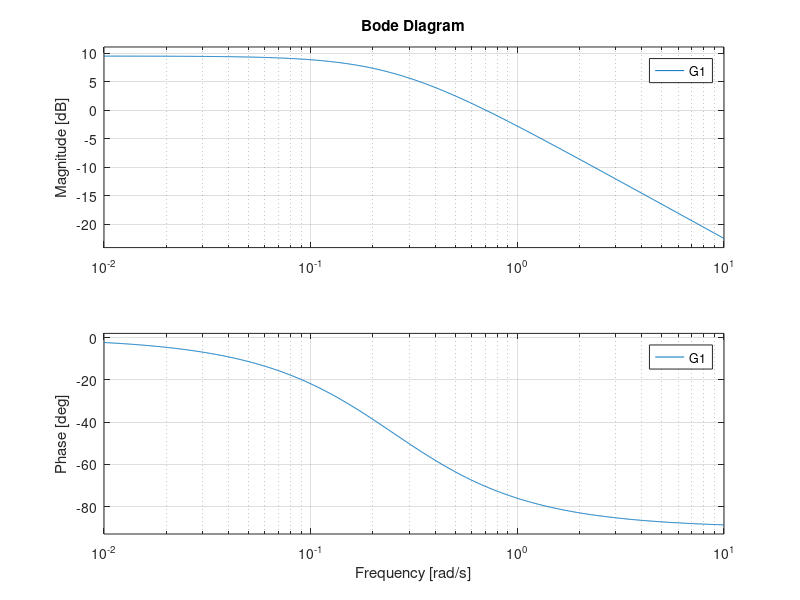
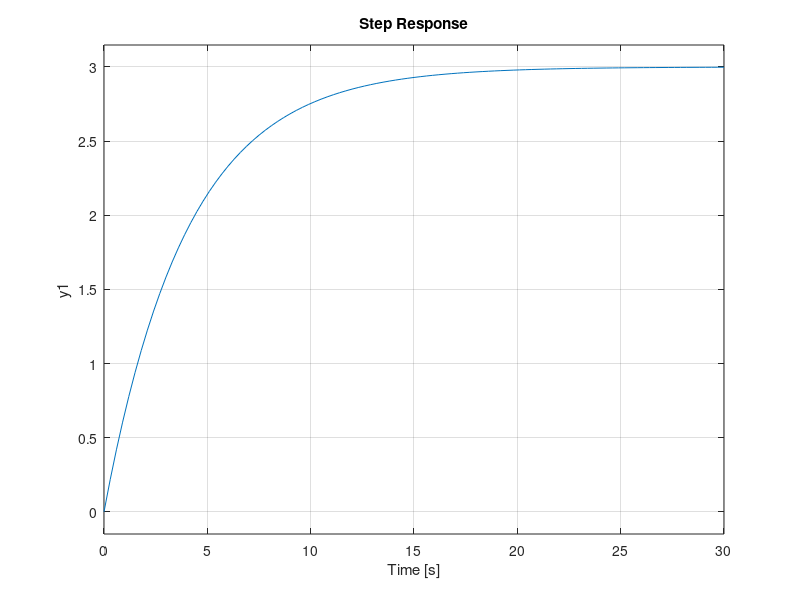

The MATLAB script that drew these images, in order: (Note: this script raises an error after producing the figures.)
clear; clf; clc;

s = tf('s');    % Definition of the s variable

% Paramenters
kg1 = 3;
Tg1 = 10;

kg2 = 5;
Tg2 = 0.4;
dg2 = 0.5;



leg_array = [];         % Array definition for the legend

for i = 1:8             % Cicle to plot the graph with different T value
    Ti = Tg1-9+3*i;     % Modify the T value
    G1 = kg1/(1+Ti*s);  % Definition of the Transfer function with the new parameters

    figure(1);          
    bode(G1);           % Plot in Figure(1) the bode diagram
    hold on;            % Maintains the previous graphs in the plot

    figure(2);
    step(G1);           % Plot in Figure(2) the step response diagram
    hold on             % Maintains the previous graphs in the plot

    leg_array = [leg_array;"k="+kg1+" T="+Ti];  % Add to the legend array the new graph parameters
end

% Display title and legend for figure (1) and (2)
figure(1)
title("bode plot G1")
legend(leg_array,'location','southeast')
grid on;
figure(2)
title("step response G1");
legend(leg_array,'location','southeast')
grid on;



leg_array = []; % Array definition for the legend

for i = 1:8         % Cicle to plot the graph with different T value
    Ti = Tg2*i;     % Modify the T value
G2 = kg2/(1+2*Ti*dg2*s+(Ti^2)*(s^2));   % Definition of the Transfer function with the new parameters
    
    figure(3);
    bode(G2);       % Plot in Figure(3) the bode diagram
    hold on;        % Maintains the previous graphs in the plot

    figure(4);
    step(G2);       % Plot in Figure(4) the step response diagram
    hold on         % Maintains the previous graphs in the plot

    leg_array = [leg_array;"k="+kg2+" T="+Ti];  % Add to the legend array the new graph parameters
end

% Display title and legend for figure (3) and (4)
figure(3)
title("bode plot G2")
legend(leg_array,'location','southeast')
grid on;
figure(4)
title("step response G2");
legend(leg_array,'location','southeast')
grid on;
